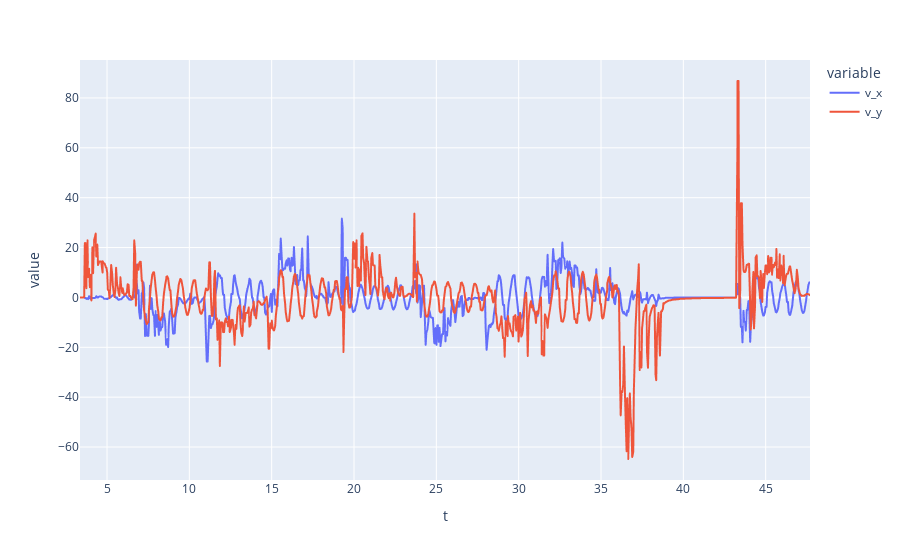

Notebook cell for this chart:
### Code cell
px.line(df,"t",["v_x", "v_y"])

### Figure 1 — Plotly figure (JSON) as saved in the notebook; plotly's stock layout.template omitted (floating-point values rounded to 4 significant figures; data arrays with more than 128 entries replaced by an {"elided": "..."} marker saying what was removed)
{"data": [{"hovertemplate": "variable=v_x<br>t=%{x}<br>value=%{y}<extra></extra>", "legendgroup": "v_x", "line": {"color": "#636efa", "dash": "solid"}, "marker": {"symbol": "circle"}, "mode": "lines", "name": "v_x", "showlegend": true, "type": "scattergl", "x": {"elided": "888 float values"}, "xaxis": "x", "y": {"elided": "888 float values"}, "yaxis": "y"}, {"hovertemplate": "variable=v_y<br>t=%{x}<br>value=%{y}<extra></extra>", "legendgroup": "v_y", "line": {"color": "#EF553B", "dash": "solid"}, "marker": {"symbol": "circle"}, "mode": "lines", "name": "v_y", "showlegend": true, "type": "scattergl", "x": {"elided": "888 float values"}, "xaxis": "x", "y": {"elided": "888 float values"}, "yaxis": "y"}], "layout": {"legend": {"title": {"text": "variable"}, "tracegroupgap": 0}, "margin": {"t": 60}, "xaxis": {"anchor": "y", "domain": [0, 1], "title": {"text": "t"}}, "yaxis": {"anchor": "x", "domain": [0, 1], "title": {"text": "value"}}}}
